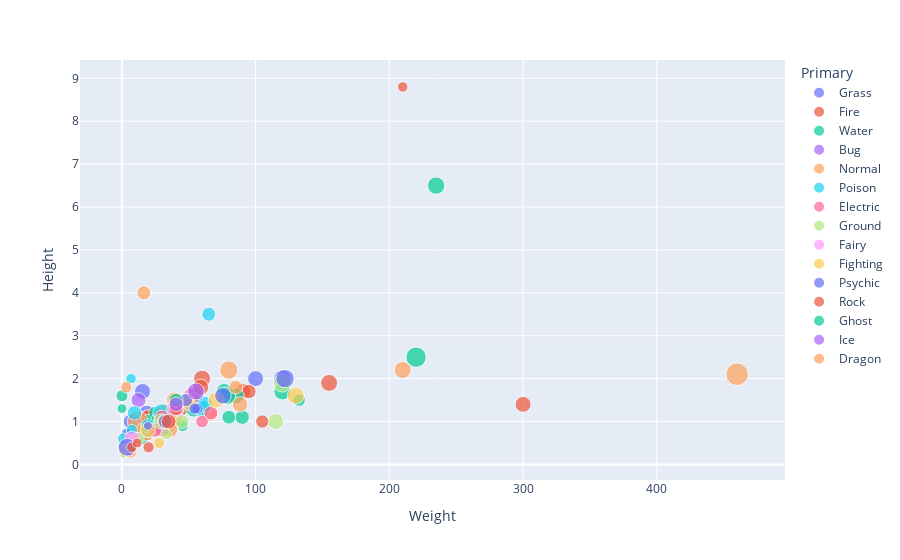

Source (notebook cell):
### Code cell
gen1_df = pokemon.loc[pokemon['Generation']==1]

gen1_df

fig = px.scatter(gen1_df, x="Weight",
                y="Height", size='HP',color='Primary',
                color_discrete_map=colours, hover_name="Name")
fig.show()

### Figure 1 — Plotly figure (JSON) as saved in the notebook; plotly's stock layout.template omitted (floating-point values rounded to 4 significant figures)
{"data": [{"hovertemplate": "<b>%{hovertext}</b><br><br>Primary=Grass<br>Weight=%{x}<br>Height=%{y}<br>HP=%{marker.size}<extra></extra>", "hovertext": ["Bulbasaur", "Ivysaur", "Venusaur", "Oddish", "Gloom", "Vileplume", "Bellsprout", "Weepinbell", "Victreebel", "Exeggcute", "Exeggutor", "Tangela"], "legendgroup": "Grass", "marker": {"color": "#636efa", "size": [45, 60, 80, 45, 60, 75, 50, 65, 80, 60, 95, 65], "sizemode": "area", "sizeref": 0.625, "symbol": "circle"}, "mode": "markers", "name": "Grass", "orientation": "v", "showlegend": true, "type": "scatter", "x": [6.9, 13, 100, 5.4, 8.6, 18.6, 4, 6.4, 15.5, 2.5, 120, 35], "xaxis": "x", "y": [0.7, 1, 2, 0.5, 0.8, 1.2, 0.7, 1, 1.7, 0.4, 2, 1], "yaxis": "y"}, {"hovertemplate": "<b>%{hovertext}</b><br><br>Primary=Fire<br>Weight=%{x}<br>Height=%{y}<br>HP=%{marker.size}<extra></extra>", "hovertext": ["Charmander", "Charmeleon", "Charizard", "Vulpix", "Ninetales", "Growlithe", "Arcanine", "Ponyta", "Rapidash", "Magmar", "Flareon", "Moltres"], "legendgroup": "Fire", "marker": {"color": "#EF553B", "size": [39, 58, 78, 38, 73, 55, 90, 50, 65, 65, 65, 90], "sizemode": "area", "sizeref": 0.625, "symbol": "circle"}, "mode": "markers", "name": "Fire", "orientation": "v", "showlegend": true, "type": "scatter", "x": [8.5, 19, 90.5, 9.9, 19.9, 19, 155, 30, 95, 44.5, 25, 60], "xaxis": "x", "y": [0.6, 1.1, 1.7, 0.6, 1.1, 0.7, 1.9, 1, 1.7, 1.3, 0.9, 2], "yaxis": "y"}, {"hovertemplate": "<b>%{hovertext}</b><br><br>Primary=Water<br>Weight=%{x}<br>Height=%{y}<br>HP=%{marker.size}<extra></extra>", "hovertext": ["Squirtle", "Wartortle", "Blastoise", "Psyduck", "Golduck", "Poliwag", "Poliwhirl", "Poliwrath", "Tentacool", "Tentacruel", "Slowpoke", "Slowbro", "Seel", "Dewgong", "Shellder", "Cloyster", "Krabby", "Kingler", "Horsea", "Seadra", "Goldeen", "Seaking", "Staryu", "Starmie", "Magikarp", "Gyarados", "Lapras", "Vaporeon"], "legendgroup": "Water", "marker": {"color": "#00cc96", "size": [44, 59, 79, 50, 80, 40, 65, 90, 40, 80, 90, 95, 65, 90, 30, 50, 30, 55, 30, 55, 45, 80, 30, 60, 20, 95, 130, 130], "sizemode": "area", "sizeref": 0.625, "symbol": "circle"}, "mode": "markers", "name": "Water", "orientation": "v", "showlegend": true, "type": "scatter", "x": [9, 22.5, 85.5, 19.6, 76.6, 12.4, 20, 54, 45.5, 55, 36, 78.5, 90, 120, 4, 132.5, 6.5, 60, 8, 25, 15, 39, 34.5, 80, 10, 235, 220, 29], "xaxis": "x", "y": [0.5, 1, 1.6, 0.8, 1.7, 0.6, 1, 1.3, 0.9, 1.6, 1.2, 1.6, 1.1, 1.7, 0.3, 1.5, 0.4, 1.3, 0.4, 1.2, 0.6, 1.3, 0.8, 1.1, 0.9, 6.5, 2.5, 1], "yaxis": "y"}, {"hovertemplate": "<b>%{hovertext}</b><br><br>Primary=Bug<br>Weight=%{x}<br>Height=%{y}<br>HP=%{marker.size}<extra></extra>", "hovertext": ["Caterpie", "Metapod", "Butterfree", "Weedle", "Kakuna", "Beedrill", "Paras", "Parasect", "Venonat", "Venomoth", "Scyther", "Pinsir"], "legendgroup": "Bug", "marker": {"color": "#ab63fa", "size": [45, 50, 60, 40, 45, 65, 35, 60, 60, 70, 70, 65], "sizemode": "area", "sizeref": 0.625, "symbol": "circle"}, "mode": "markers", "name": "Bug", "orientation": "v", "showlegend": true, "type": "scatter", "x": [2.9, 9.9, 32, 3.2, 10, 29.5, 5.4, 29.5, 30, 12.5, 56, 55], "xaxis": "x", "y": [0.3, 0.7, 1.1, 0.3, 0.6, 1, 0.3, 1, 1, 1.5, 1.5, 1.5], "yaxis": "y"}, {"hovertemplate": "<b>%{hovertext}</b><br><br>Primary=Normal<br>Weight=%{x}<br>Height=%{y}<br>HP=%{marker.size}<extra></extra>", "hovertext": ["Pidgey", "Pidgeotto", "Pidgeot", "Rattata", "Raticate", "Spearow", "Fearow", "Jigglypuff", "Wigglytuff", "Meowth", "Persian", "Farfetch'd", "Doduo", "Dodrio", "Lickitung", "Chansey", "Kangaskhan", "Tauros", "Ditto", "Eevee", "Porygon", "Snorlax"], "legendgroup": "Normal", "marker": {"color": "#FFA15A", "size": [40, 63, 83, 30, 55, 40, 65, 115, 140, 40, 65, 52, 35, 60, 90, 250, 105, 75, 48, 55, 65, 160], "sizemode": "area", "sizeref": 0.625, "symbol": "circle"}, "mode": "markers", "name": "Normal", "orientation": "v", "showlegend": true, "type": "scatter", "x": [1.8, 30, 39.5, 3.5, 18.5, 2, 38, 5.5, 12, 4.2, 32, 15, 39.2, 85.2, 65.5, 34.6, 80, 88.4, 4, 6.5, 36.5, 460], "xaxis": "x", "y": [0.3, 1.1, 1.5, 0.3, 0.7, 0.3, 1.2, 0.5, 1, 0.4, 1, 0.8, 1.4, 1.8, 1.2, 1.1, 2.2, 1.4, 0.3, 0.3, 0.8, 2.1], "yaxis": "y"}, {"hovertemplate": "<b>%{hovertext}</b><br><br>Primary=Poison<br>Weight=%{x}<br>Height=%{y}<br>HP=%{marker.size}<extra></extra>", "hovertext": ["Ekans", "Arbok", "Nidoran♀", "Nidorina", "Nidoqueen", "Nidoran♂", "Nidorino", "Nidoking", "Zubat", "Golbat", "Grimer", "Muk", "Koffing", "Weezing"], "legendgroup": "Poison", "marker": {"color": "#19d3f3", "size": [35, 60, 55, 70, 90, 46, 61, 81, 40, 75, 80, 105, 40, 65], "sizemode": "area", "sizeref": 0.625, "symbol": "circle"}, "mode": "markers", "name": "Poison", "orientation": "v", "showlegend": true, "type": "scatter", "x": [6.9, 65, 7, 20, 60, 9, 19.5, 62, 7.5, 55, 30, 30, 1, 9.5], "xaxis": "x", "y": [2, 3.5, 0.4, 0.8, 1.3, 0.5, 0.9, 1.4, 0.8, 1.6, 0.9, 1.2, 0.6, 1.2], "yaxis": "y"}, {"hovertemplate": "<b>%{hovertext}</b><br><br>Primary=Electric<br>Weight=%{x}<br>Height=%{y}<br>HP=%{marker.size}<extra></extra>", "hovertext": ["Pikachu", "Raichu", "Magnemite", "Magneton", "Voltorb", "Electrode", "Electabuzz", "Jolteon", "Zapdos"], "legendgroup": "Electric", "marker": {"color": "#FF6692", "size": [35, 60, 25, 50, 40, 60, 65, 65, 90], "sizemode": "area", "sizeref": 0.625, "symbol": "circle"}, "mode": "markers", "name": "Electric", "orientation": "v", "showlegend": true, "type": "scatter", "x": [6, 30, 6, 60, 10.4, 66.6, 30, 24.5, 52.6], "xaxis": "x", "y": [0.4, 0.8, 0.3, 1, 0.5, 1.2, 1.1, 0.8, 1.6], "yaxis": "y"}, {"hovertemplate": "<b>%{hovertext}</b><br><br>Primary=Ground<br>Weight=%{x}<br>Height=%{y}<br>HP=%{marker.size}<extra></extra>", "hovertext": ["Sandshrew", "Sandslash", "Diglett", "Dugtrio", "Cubone", "Marowak", "Rhyhorn", "Rhydon"], "legendgroup": "Ground", "marker": {"color": "#B6E880", "size": [50, 75, 10, 35, 50, 60, 80, 105], "sizemode": "area", "sizeref": 0.625, "symbol": "circle"}, "mode": "markers", "name": "Ground", "orientation": "v", "showlegend": true, "type": "scatter", "x": [12, 29.5, 0.8, 33.3, 6.5, 45, 115, 120], "xaxis": "x", "y": [0.6, 1, 0.2, 0.7, 0.4, 1, 1, 1.9], "yaxis": "y"}, {"hovertemplate": "<b>%{hovertext}</b><br><br>Primary=Fairy<br>Weight=%{x}<br>Height=%{y}<br>HP=%{marker.size}<extra></extra>", "hovertext": ["Clefairy", "Clefable"], "legendgroup": "Fairy", "marker": {"color": "#FF97FF", "size": [70, 95], "sizemode": "area", "sizeref": 0.625, "symbol": "circle"}, "mode": "markers", "name": "Fairy", "orientation": "v", "showlegend": true, "type": "scatter", "x": [7.5, 40], "xaxis": "x", "y": [0.6, 1.3], "yaxis": "y"}, {"hovertemplate": "<b>%{hovertext}</b><br><br>Primary=Fighting<br>Weight=%{x}<br>Height=%{y}<br>HP=%{marker.size}<extra></extra>", "hovertext": ["Mankey", "Primeape", "Machop", "Machoke", "Machamp", "Hitmonlee", "Hitmonchan"], "legendgroup": "Fighting", "marker": {"color": "#FECB52", "size": [40, 65, 70, 80, 90, 50, 50], "sizemode": "area", "sizeref": 0.625, "symbol": "circle"}, "mode": "markers", "name": "Fighting", "orientation": "v", "showlegend": true, "type": "scatter", "x": [28, 32, 19.5, 70.5, 130, 49.8, 50.2], "xaxis": "x", "y": [0.5, 1, 0.8, 1.5, 1.6, 1.5, 1.4], "yaxis": "y"}, {"hovertemplate": "<b>%{hovertext}</b><br><br>Primary=Psychic<br>Weight=%{x}<br>Height=%{y}<br>HP=%{marker.size}<extra></extra>", "hovertext": ["Abra", "Kadabra", "Alakazam", "Drowzee", "Hypno", "Mr.", "Mewtwo", "Mew"], "legendgroup": "Psychic", "marker": {"color": "#636efa", "size": [25, 40, 55, 60, 85, 40, 106, 100], "sizemode": "area", "sizeref": 0.625, "symbol": "circle"}, "mode": "markers", "name": "Psychic", "orientation": "v", "showlegend": true, "type": "scatter", "x": [19.5, 56.5, 48, 32.4, 75.6, 54.5, 122, 4], "xaxis": "x", "y": [0.9, 1.3, 1.5, 1, 1.6, 1.3, 2, 0.4], "yaxis": "y"}, {"hovertemplate": "<b>%{hovertext}</b><br><br>Primary=Rock<br>Weight=%{x}<br>Height=%{y}<br>HP=%{marker.size}<extra></extra>", "hovertext": ["Geodude", "Graveler", "Golem", "Onix", "Omanyte", "Omastar", "Kabuto", "Kabutops", "Aerodactyl"], "legendgroup": "Rock", "marker": {"color": "#EF553B", "size": [40, 55, 80, 35, 35, 70, 30, 60, 80], "sizemode": "area", "sizeref": 0.625, "symbol": "circle"}, "mode": "markers", "name": "Rock", "orientation": "v", "showlegend": true, "type": "scatter", "x": [20, 105, 300, 210, 7.5, 35, 11.5, 40.5, 59], "xaxis": "x", "y": [0.4, 1, 1.4, 8.8, 0.4, 1, 0.5, 1.3, 1.8], "yaxis": "y"}, {"hovertemplate": "<b>%{hovertext}</b><br><br>Primary=Ghost<br>Weight=%{x}<br>Height=%{y}<br>HP=%{marker.size}<extra></extra>", "hovertext": ["Gastly", "Haunter", "Gengar"], "legendgroup": "Ghost", "marker": {"color": "#00cc96", "size": [30, 45, 60], "sizemode": "area", "sizeref": 0.625, "symbol": "circle"}, "mode": "markers", "name": "Ghost", "orientation": "v", "showlegend": true, "type": "scatter", "x": [0.1, 0.1, 40.5], "xaxis": "x", "y": [1.3, 1.6, 1.5], "yaxis": "y"}, {"hovertemplate": "<b>%{hovertext}</b><br><br>Primary=Ice<br>Weight=%{x}<br>Height=%{y}<br>HP=%{marker.size}<extra></extra>", "hovertext": ["Jynx", "Articuno"], "legendgroup": "Ice", "marker": {"color": "#ab63fa", "size": [65, 90], "sizemode": "area", "sizeref": 0.625, "symbol": "circle"}, "mode": "markers", "name": "Ice", "orientation": "v", "showlegend": true, "type": "scatter", "x": [40.6, 55.4], "xaxis": "x", "y": [1.4, 1.7], "yaxis": "y"}, {"hovertemplate": "<b>%{hovertext}</b><br><br>Primary=Dragon<br>Weight=%{x}<br>Height=%{y}<br>HP=%{marker.size}<extra></extra>", "hovertext": ["Dratini", "Dragonair", "Dragonite"], "legendgroup": "Dragon", "marker": {"color": "#FFA15A", "size": [41, 61, 91], "sizemode": "area", "sizeref": 0.625, "symbol": "circle"}, "mode": "markers", "name": "Dragon", "orientation": "v", "showlegend": true, "type": "scatter", "x": [3.3, 16.5, 210], "xaxis": "x", "y": [1.8, 4, 2.2], "yaxis": "y"}], "layout": {"legend": {"itemsizing": "constant", "title": {"text": "Primary"}, "tracegroupgap": 0}, "margin": {"t": 60}, "xaxis": {"anchor": "y", "domain": [0, 1], "title": {"text": "Weight"}}, "yaxis": {"anchor": "x", "domain": [0, 1], "title": {"text": "Height"}}}}
